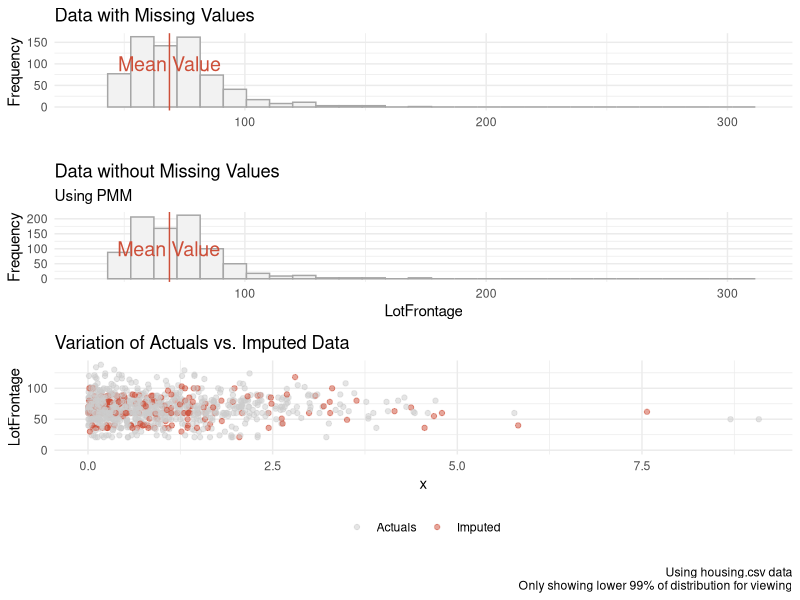
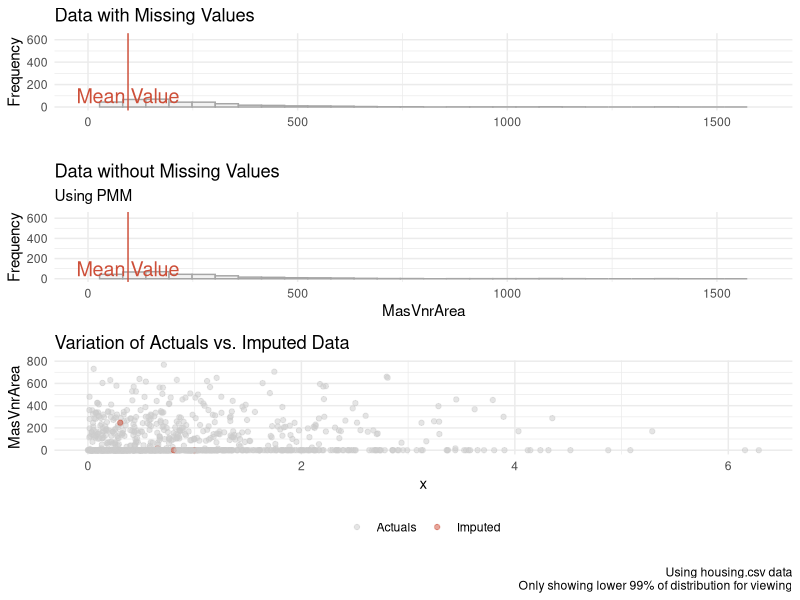
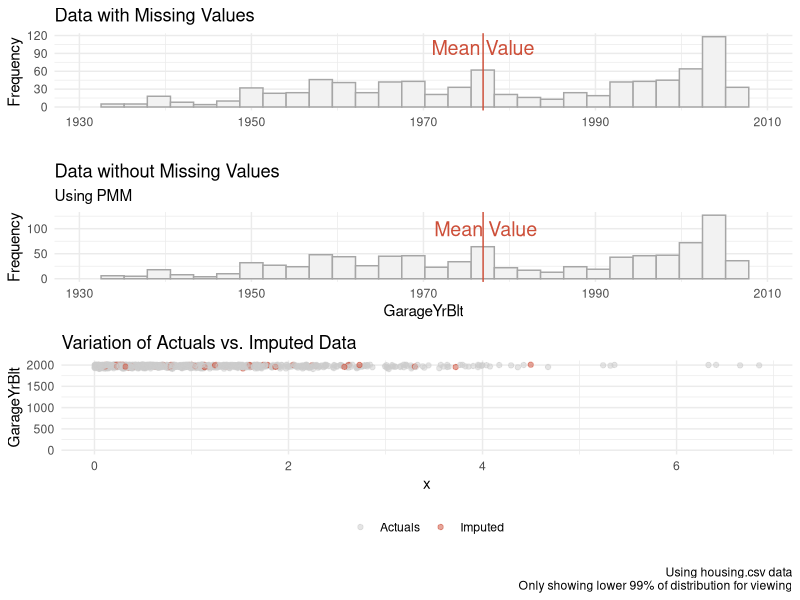

Write the R code that produced these figures, in order.
## ---- chunk 1
knitr::opts_chunk$set(echo = TRUE)
## ---- chunk 2
# Data Wrangling
library(tidyverse)

# Modeling
library(MASS)

# Aesthetics
library(knitr)
library(cowplot)  # multiple ggplots on one plot with plot_grid()
library(scales)
library(kableExtra)
## ---- chunk 3
hd <- read.csv('housingData.csv') %>%
  
  # creates new variables age, ageSinceRemodel, and ageofGarage, and
  dplyr::mutate(age = YrSold - YearBuilt,
                ageSinceRemodel = YrSold - YearRemodAdd,
                ageofGarage = ifelse(is.na(GarageYrBlt), age, YrSold - GarageYrBlt)) %>%
  
  # removes the columns used in above the calculations
  dplyr::select(!c(Id,MSSubClass, MiscVal, YrSold , 
                   MoSold, YearBuilt, YearRemodAdd))


# Convert all character data to factor
hd[sapply(hd, is.character)] <- 
  lapply(hd[sapply(hd, is.character)], as.factor)
## ---- chunk 4
hd.numericRaw <- hd %>%
  
  #selecting all the numeric data
  dplyr::select_if(is.numeric) %>%
  
  #converting the dataframe to tibble
  as_tibble() 
## ---- chunk 5
hd.factorRaw <- hd %>%
  
  #selecting all the numeric data
  dplyr::select_if(is.factor) %>%
  
  #converting the dataframe to tibble
  as_tibble()
## ---- chunk 6
imputeWithPMM <- function(colWithMissingData) {
  
  # Using the mice package
  suppressMessages(library(mice))
  
  # Discover the missing rows
  isMissing <- is.na(colWithMissingData) 
  
  # Create data frame to pass to PMM inputation function from mic package
  df <- data.frame(x       = rexp(length(colWithMissingData)), # meaningless x to help show varation 
                   y       = colWithMissingData, 
                   missing = isMissing)
  
  # imputation by PMM
  df[isMissing, "y"] <- mice.impute.pmm( df$y, 
                                        !df$missing, 
                                         df$x)
  
  return(df$y)
}
## ---- chunk 7
# Note `seeImputation()` function to visualize the imputation from prior homework 4
seeImputation <- function(df, df.meanInputed, 
                          imputationMethod) {
  
  # Min/Max ranges so actual and imputed histograms align
  yMin = quantile(df.meanInputed$y, 0.05)
  yMax = max(df.meanInputed$y)
  
  # Non Altered data -------------------------------------------------
  
  meanVal = mean(df$y, na.rm=T) # mean of the non altered data
  
  # Create the plot
  p1 <- df %>%
    ggplot(aes(x = y)) +
    
    # Histogram
    geom_histogram(color = 'grey65', fill = 'grey95') +
    
    # The mean value line
    geom_vline(xintercept = meanVal, color = 'tomato3') +
    
    # Text associated with mean value
    annotate("text", 
             label = "Mean Value", 
             x = meanVal, y = 100, 
             size = 5, colour = "tomato3" ) +
    
    # Labels
    labs(title = 'Data with Missing Values',
         y     = 'Frequency', 
         x     = '' ) +
    
    xlim(yMin, yMax) + # min and max range of x axis (for equal comparison)
    theme_minimal() # Theme
  
  
  # Imputed data -------------------------------------------------

  meanValImpute = mean(df.meanInputed$y, na.rm=T)
  
  # Create the plot
  p2 <- df.meanInputed %>%
    ggplot(aes(x = y)) +
    
    # Histogram
    geom_histogram(color = 'grey65', fill = 'grey95') +
    
    # The mean value line
    geom_vline(xintercept = meanVal, color = 'tomato3') +
    
    # Text associated with mean value
    annotate("text", 
             label = "Mean Value", 
             x = meanValImpute, y = 100, 
             size = 5, colour = "tomato3" ) +
    
    # Labels
    labs(title = 'Data without Missing Values',
             subtitle = 'Using PMM',
             y = 'Frequency', 
             x = imputationMethod) +
    
    xlim(yMin, yMax) + # min and max range of x axis (for equal comparison)
    theme_minimal() # Theme
  
  # Variation scatter ----------------------------------------------------------
  
  p3 <- df.meanInputed %>% ggplot(aes(x=rexp(length(y)), y=y, color=is.na(df$y))) + 
    
    # Add points
    geom_point(alpha = 0.5) +
    
    # Colors, limits, labels, and themes
    scale_color_manual(values = c('grey80', 'tomato3'),
                       labels = c('Actuals', 'Imputed') ) +
    ylim(0, quantile(df.meanInputed$y, 0.99)) + # lower 99% of dist
    labs(title   = 'Variation of Actuals vs. Imputed Data',
         x       = 'x', 
         y       = imputationMethod,
         caption =paste0('\nUsing housing.csv data',
                         '\nOnly showing lower 99% of distribution for viewing') 
         ) +
    theme_minimal() + theme(legend.position = 'bottom',
                            legend.title    = element_blank())
  
  
  # Combine the plots for the final returned output
  combinedPlots <- plot_grid(p1, p2, p3, 
                             ncol = 1, label_size = 12,
                             rel_heights = c(1, 1.1, 1.75))
  return(combinedPlots)
}
## ---- chunk 8
# Data to store imputed values with PMM method
hd.Imputed <- hd

# Which columns has NA's?
colNamesWithNulls <- colnames(hd.numericRaw[ , colSums(is.na(hd.numericRaw)) != 0])
colNamesWithNulls

numberOfColsWithNulls = length(colNamesWithNulls)


# For each of the numeric columns with null values
for (colWithNullsNum in 1:numberOfColsWithNulls) {
  
  # The name of the column with null values
  nameOfThisColumn <- colNamesWithNulls[colWithNullsNum]
  
  # Get the actual data of the column with nulls
  colWithNulls <- hd[, nameOfThisColumn]
  
  # Impute the missing values with PMM
  imputedValues <- imputeWithPMM(colWithNulls)
  
  # Now store the data in the original new frame
  hd.Imputed[, nameOfThisColumn] <- imputedValues
  
  # Save a visualization of the imputation
  pmmVisual <- seeImputation(data.frame(y = colWithNulls),
                             data.frame(y = imputedValues),
                             nameOfThisColumn )
  
  fileToSave = paste0('OutputPMM/Imputation_With_PMM_', nameOfThisColumn, '.pdf')
  print(paste0('For imputation results of ', nameOfThisColumn, ', see ', fileToSave))
  ggsave(pmmVisual, filename = fileToSave,
         height = 11, width = 8.5)
}
## ---- chunk 9
hd.Cleaned <- hd.Imputed # For final cleaned data

# Get list of factors and the number of unique values
factorCols <- as.data.frame(t(hd.factorRaw %>% summarise_all(n_distinct)))

# We are going to factor collapse factor columns with more than 4 columns
# So there will be 4 of the original, and 1 containing 'other'
# This is the threshold
factorThreshold = 4

# Get a list of the factors we are going to collapse
colsWithManyFactors <- rownames(factorCols %>% filter(V1 > factorThreshold))

# Show a summary of how many factors will be collapsed
numberOfColsWithManyFactors = length(colsWithManyFactors)
paste('Before cleaning, there are', numberOfColsWithManyFactors, 'factor columns with more than', 
      factorThreshold, 'unique values')

# Collapse the affected factors in the original data (the one that already has imputation)

## for each factor column that we are about to collapse
for (collapsedColNum in 1:numberOfColsWithManyFactors) {
  
  # The name of the column with null values
  nameOfThisColumn <- colsWithManyFactors[collapsedColNum]
  
  # Get the actual data of the column with nulls
  colWithManyFactors <- hd[, nameOfThisColumn]
  
  # lumps all levels except for the n most frequent 
  hd.Cleaned[, nameOfThisColumn] <- fct_lump_n(colWithManyFactors, 
                                                       n=factorThreshold)
}

# Check to see if the factor lumping worked
factorColsCleaned <- t(hd.Cleaned %>% 
                       select_if(is.factor) %>%
                       summarise_all(n_distinct))
paste('After cleaning, there are', sum(factorColsCleaned > factorThreshold, na.rm = TRUE), 
      "columns with more than", factorThreshold, "unique values (omitting NA's)")
## ---- chunk 10
hd.CleanedNoOutliers <- hd.Cleaned

# Remove up to 75% of the outliers in the dataset
# this is the 3rd quartile of number of outliers.
k_outliers = 50 
numOutliers = c() # to store the number of outliers per column

theColNames <- colnames(hd.Cleaned)

for (colNum in 1:ncol(hd.Cleaned)) {

  theCol <- hd.Cleaned[, colNum]
  nrowBefore = length(theCol)
  colName <- theColNames[colNum]
  

  # Only consider numeric
  if (is.numeric(theCol)) {
        
    # Identify the outliers in the column
    # Source: https://www.geeksforgeeks.org/remove-outliers-from-data-set-in-r/
    columnOutliers <- boxplot.stats(hd.CleanedNoOutliers[, colNum])$out
    numOutliers <- c(numOutliers, length(columnOutliers))
    
    # Now remove k outliers from the column
    if (length(columnOutliers) < k_outliers) {
      
      hd.CleanedNoOutliers  <- hd.CleanedNoOutliers %>%
        
        # If this syntax looks weird, it is just referencing a column in the 
        # dataset using dplyr piping. See below for more info:
        # https://stackoverflow.com/questions/48062213/dplyr-using-column-names-as-function-arguments
        # https://stackoverflow.com/questions/72673381/column-names-as-variables-in-dplyr-select-v-filter
        filter( !( get({{colName}}) %in% columnOutliers ) )
    }
  }
}
paste0('Of the columns with outliers, removed up to 75th percentile of num. outliers.')
paste0('See that the 75th percentile of columns with outliers contain ',
       paste0(summary(numOutliers)[5]), ' outliers')
## ---- chunk 11
# After cleaning, two datasets that contain..

## Numeric data ---------------------------------------------------
hd.numericClean <- hd.Cleaned %>% select_if(is.numeric)

## Factors -------------------------------------------------------
hd.factorClean  <- hd.Cleaned %>% dplyr::select(where(is.factor))

# Removing any columns with NA
removeColsWithNA <- function(df) {
  return( df[ , colSums(is.na(df)) == 0] )
}
hd.factorClean <- removeColsWithNA(hd.factorClean)

paste('Num. factor cols. removed due to null values:', 
      ncol(hd.Cleaned %>% dplyr::select(where(is.factor)) ) - ncol(hd.factorClean) )
paste(ncol(hd.factorClean), 'factor cols. remain') 
## ---- chunk 12
# Principal component analysis on numeric data
pc.house <- prcomp(hd.numericClean %>% dplyr::select(-SalePrice), # do not include response var
                   center = TRUE, # Mean centered  
                   scale  = TRUE  # Z-SCore standardized
                   )

# See first 10 cumulative proportions
pc.house.summary <- summary(pc.house)
pc.house.summary$importance[, 1:10]
## ---- chunk 13
cumPropThreshold = 0.75 # The threshold

numPCs <- sum(pc.house.summary$importance['Cumulative Proportion', ] < cumPropThreshold)
paste0('There are ', numPCs, ' principal components that explain up to ', cumPropThreshold*100, 
       '% of the variation in the data')

chosenPCs <- as.data.frame(pc.house$x[, 1:numPCs])
## ---- chunk 14
df.pcr <- cbind(SalePrice = hd.numericClean$SalePrice, chosenPCs, hd.factorClean) 
## ---- chunk 15
# Fit data using PC's, non-null factors
fit.pcr <- lm(log(SalePrice) ~ ., data = df.pcr)

# Reduce to only important variables
fit.pcrReduced <- stepAIC(fit.pcr, direction="both")
## ---- chunk 16
# View results
summary(fit.pcrReduced)
